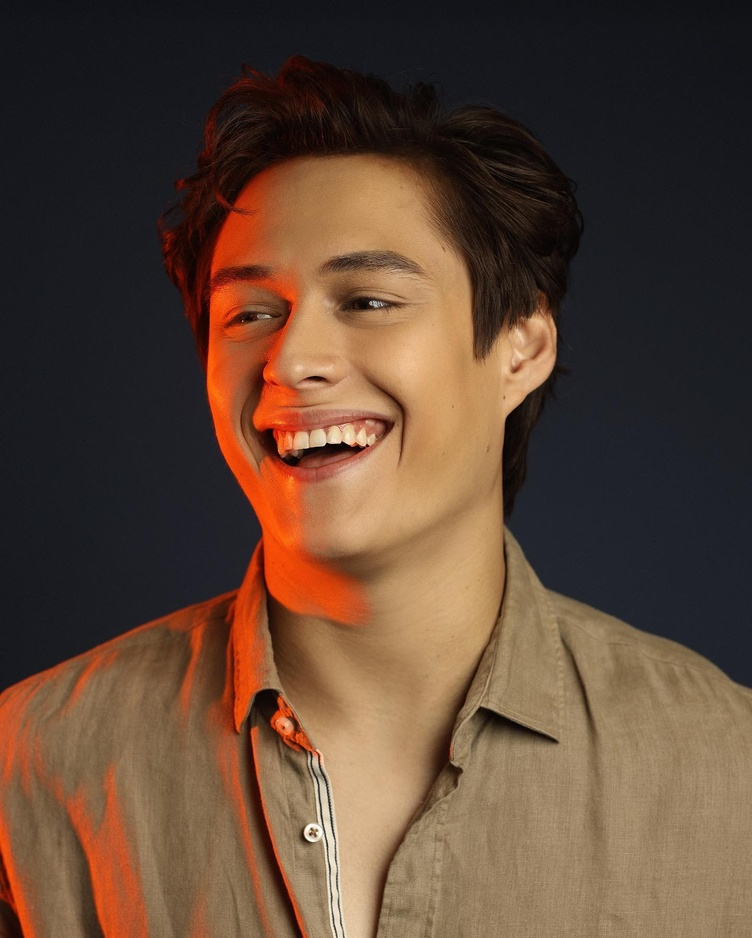
#> input picture train/Enrique Gil/Enrique.jpg, 752 x 938 px, shrunk from 1440 x 1796 before the run, found by its file name
$ python faces_train.py
#> lines starting #> are read from the running program, lines starting #| are printed output that depends on the picture
# pylint:disable=no-member

import os
import cv2 as cv
import numpy as np

people = ['Enrique Gil', 'James Reid', 'Eeyore Josh Chiong', 'Juan Karlos', 'Tj Monterde']
DIR = r"C:\FACE-RECOGNATION\train"

haar_cascade = cv.CascadeClassifier('haar_face.xml')

features = []
labels = []

def create_train():
    for person in people:
        path = os.path.join(DIR, person)
        label = people.index(person)

        for img in os.listdir(path):
            img_path = os.path.join(path, img)

            img_array = cv.imread(img_path)
#> img_array is the input picture: shape (938, 752, 3); mean B, G, R 54.2, 70.6, 95.2
            if img_array is None:
                continue

            gray = cv.cvtColor(img_array, cv.COLOR_BGR2GRAY)
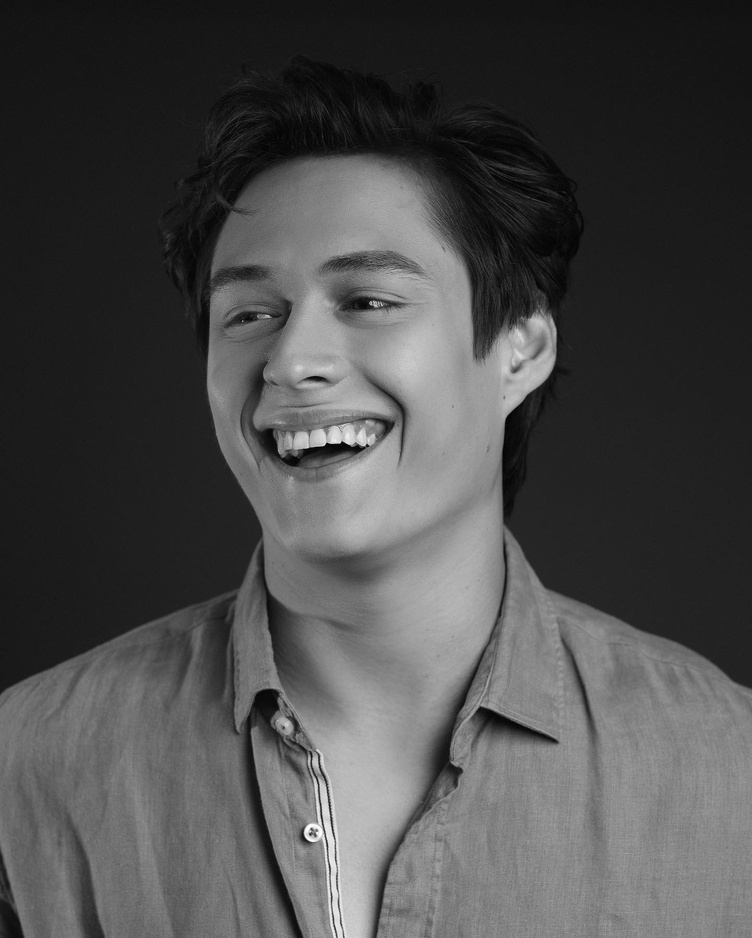
#> gray: shape (938, 752); min 0, max 254, mean 76

            faces_rect = haar_cascade.detectMultiScale(gray, scaleFactor=1.1, minNeighbors=4)
#> faces_rect = [[150, 157, 373, 373]]

            for (x, y, w, h) in faces_rect:
                faces_roi = gray[y:y+h, x:x+w]
                features.append(faces_roi)
                labels.append(label)
#> this loop made 1 pass
#> pass 1, in create_train, `faces_roi = gray[y:y+h, x:x+w]`:
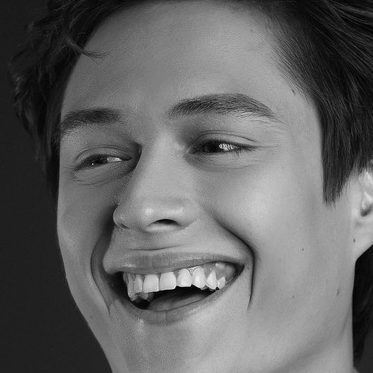
#> faces_roi: shape (373, 373); min 0, max 238, mean 100.4
#> after the loop, features = 1 item; labels = [0]
#> pass 2 of the loop in create_train, `for person in people:`:
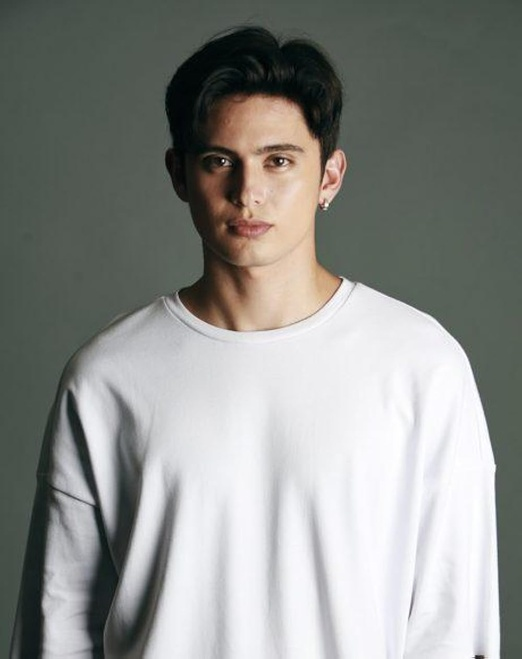
#> input picture train/James Reid/James.jpg, 522 x 659 px, shrunk from 1000 x 1261 before the run, found by its file name
#> in create_train, img_array is the input picture: shape (659, 522, 3); mean B, G, R 138.8, 142.5, 140.6
#> in create_train, `gray = cv.cvtColor(img_array, cv.COLOR_BGR2GRAY)`:
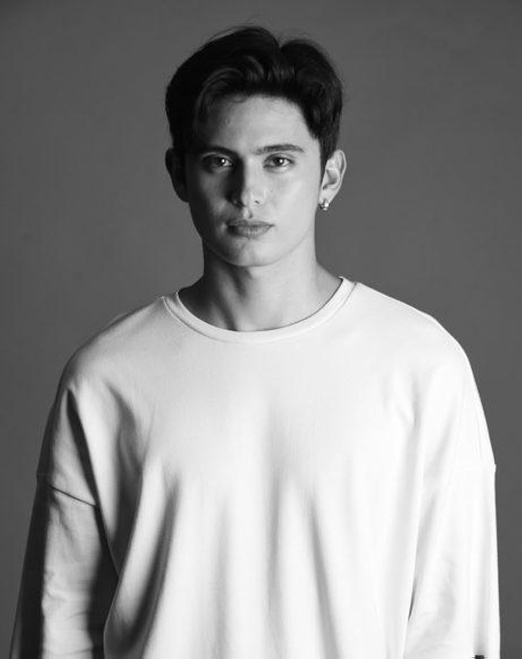
#> gray: shape (659, 522); min 0, max 255, mean 141.4
#> faces_rect = [[170, 98, 164, 164]]
#> the loop in create_train, `for (x, y, w, h) in faces_rect:` made 1 pass
#> pass 1, in create_train, `faces_roi = gray[y:y+h, x:x+w]`:
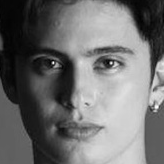
#> faces_roi: shape (164, 164); min 1, max 254, mean 111.3
#> after the loop in create_train, `for (x, y, w, h) in faces_rect:`: features = 2 items; labels = [0, 1]
#> pass 3 of the loop in create_train, `for person in people:`:
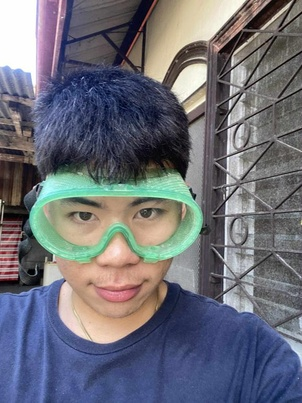
#> input picture train/Eeyore Josh Chiong/Eeyore.jpg, 302 x 403 px, shrunk from 579 x 772 before the run, found by its file name
#> in create_train, img_array is the input picture: shape (403, 302, 3); mean B, G, R 119.9, 110.3, 108.8
#> in create_train, `gray = cv.cvtColor(img_array, cv.COLOR_BGR2GRAY)`:
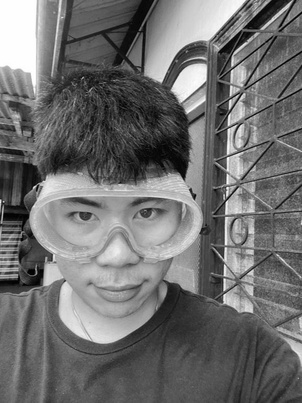
#> gray: shape (403, 302); min 0, max 255, mean 110.9
#> faces_rect = [[16, 135, 205, 205]]
#> the loop in create_train, `for (x, y, w, h) in faces_rect:` made 1 pass
#> pass 1, in create_train, `faces_roi = gray[y:y+h, x:x+w]`:
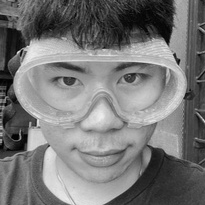
#> faces_roi: shape (205, 205); min 0, max 238, mean 119
#> after the loop in create_train, `for (x, y, w, h) in faces_rect:`: features = 3 items; labels = [0, 1, 2]
#> the loop made 4 passes; the first 3 are shown

#> (the run stopped early here; a loop or call above may not have finished)
